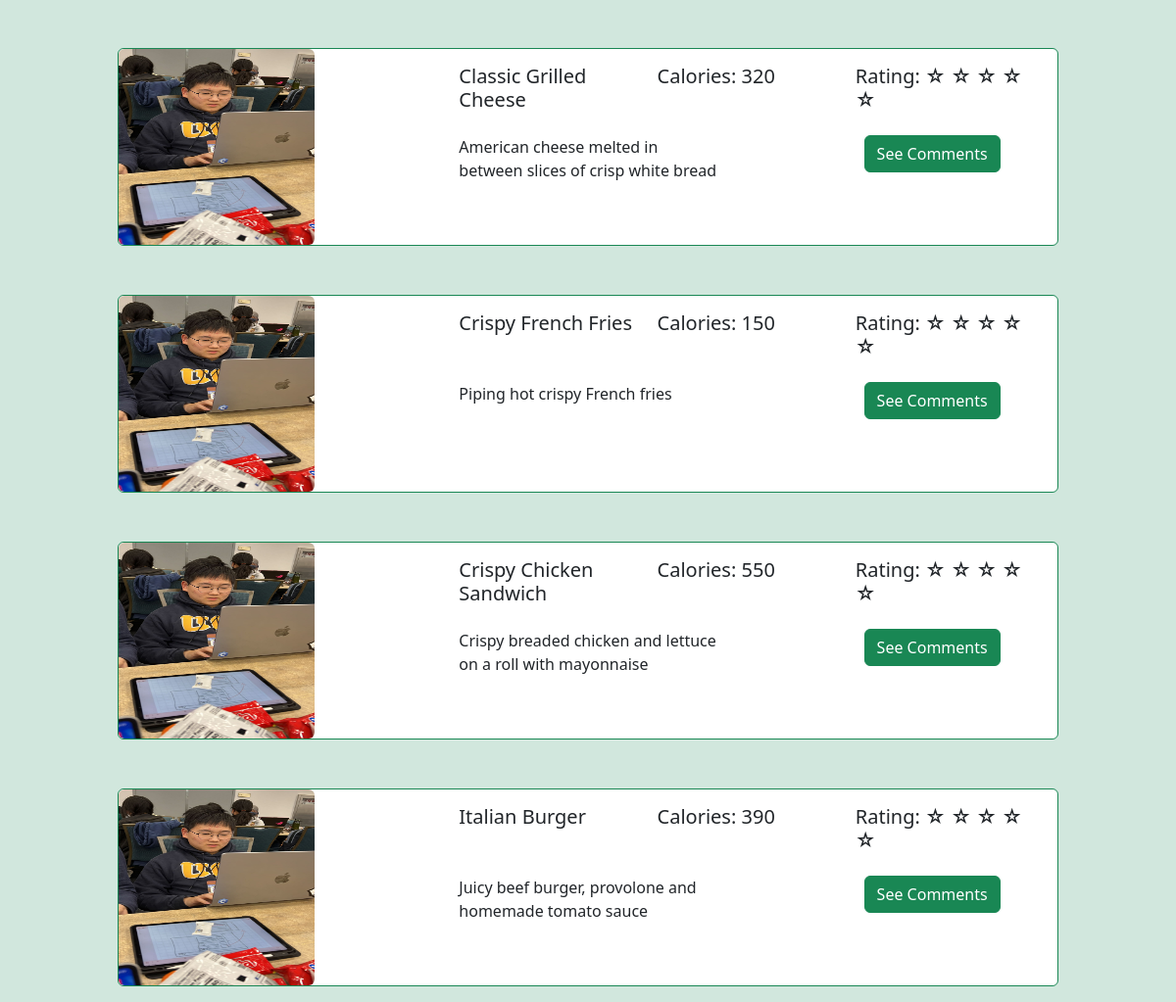
Before: /ember (lower part) with the older database file.
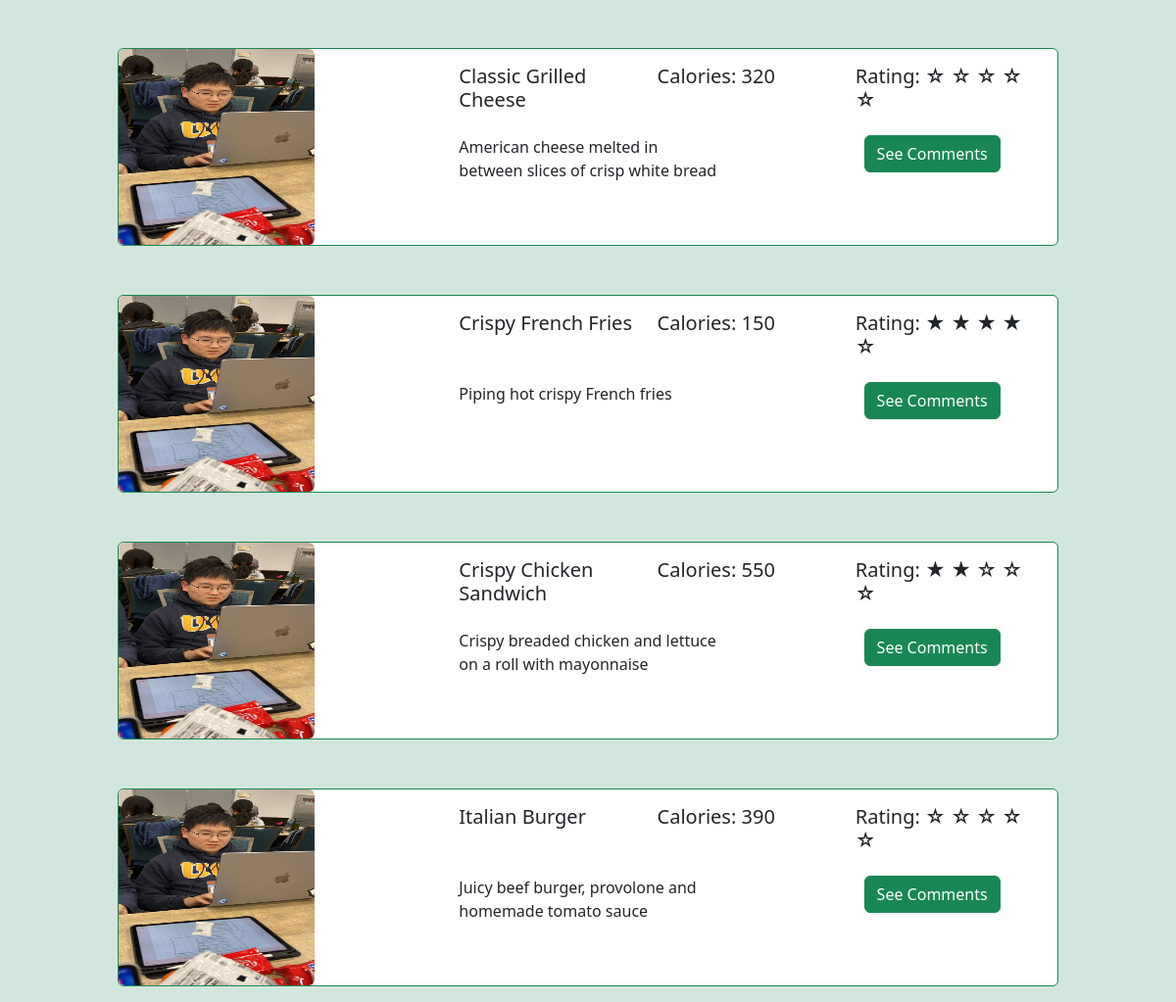
After: the same page with the newer database file.
### DishRating/models.py (models this page shows, shortened)
class Dishes(models.Model):
    dishName = models.CharField(max_length = 30)
    dishID = models.IntegerField(primary_key=True)
    dishType = models.CharField(max_length= 30, default="None",null=True, blank=True)
    dishCal = models.IntegerField()
    dishRate = models.IntegerField()
    dishDescribe = models.CharField(max_length=250,default="None",null=True, blank=True)
    def __str__(self):
        return str(self.dishName)

### DishRating/views.py (the view)
# urls.py: path('ember',views.emberPage, name="ember")
def emberPage(request):
    dishData = Dishes.objects.filter(dishType="Ember")
    return render(request, 'DishRating/Ember.html',{
        'dishData': dishData
    })

### DishRating/templates/DishRating/Ember.html (shortened to what this page needs)
{% load static %}
<!DOCTYPE html>
<html>
    <head>
        <link href="https://cdn.jsdelivr.net/npm/bootstrap@5.3.0-alpha1/dist/css/bootstrap.min.css" rel="stylesheet">
    </head>
    <body class="bg-success-subtle">
        <div>
            {% for each_data in dishData%}
            <div class="card mb-3 border-success" style="max-width: 80%; margin-top: 50px;">
                <div class="row g-0">
                  <div class="col-md-4">
                    <img src="{% static 'Img/Jerry.jpg' %}" class="img-fluid rounded-start" alt="..." style="width:200px; height: 200px; border-radius: 3%;">
                  </div>
                  <div class="col-md-8">
                    <div class="card-body">
                        <div>
                            <div class="container ">
                                <div class="row align-items-start">
                                  <div class="col">
                                    <h5 class="card-title">{{each_data}}</h5>
                                  </div>
                                  <div class="col">
                                    <h5 class="card-title">Calories: {{each_data.dishCal}}</h5>
                                  </div>
                                  <div class="col">
                                    <h5 class="card-title">
                                        {% with i=0 %}
                                        {% with j=each_data.dishRate %}
                                        Rating:
                                        {% if j > 0 %}
                                            &#9733
                                        {% else %}
                                            &#9734
                                        {% endif %}
                                        {% if j > 1 %}
                                            &#9733
                                        {% else %}
                                            &#9734
                                        {% endif %}
                                        {% if j > 2 %}
                                            &#9733
                                        {% else %}
                                            &#9734
                                        {% endif %}
                                        {% if j > 3 %}
                                            &#9733
                                        {% else %}
                                            &#9734
                                        {% endif %}
                                        {% if j > 4 %}
                                            &#9733
                                        {% else %}
                                            &#9734
                                        {% endif %}{% endwith %}{% endwith %}
                                    </h5>
                                  </div>
                                </div>
                              </div>
                        </div>
                      <div class="container">
                        <div class="row">
                          <div class="col" >
                            {{each_data.dishDescribe}}
                          </div>
                          <div class="col" style="text-align: right; margin-right: 5%;">
                            <button type="button" class="btn btn-success">
                                See Comments</button>
                          </div>
                        </div>
                      </div>
                    </div>
                  </div>
                </div>
              </div>
            {% endfor %}
        </div>
    </body>
</html>

### DishRating/templates/DishRating/Ember.html (style rules this page uses)
.card { margin: 0 auto; float: none; margin-bottom: 10px; }

Changed rows visible on the page:
changed Dishes "Crispy French Fries": text "☆ ☆ ☆ ☆" → "★ ★ ★ ★"
changed Dishes "Crispy Chicken Sandwich": text "☆ ☆" → "★ ★"
